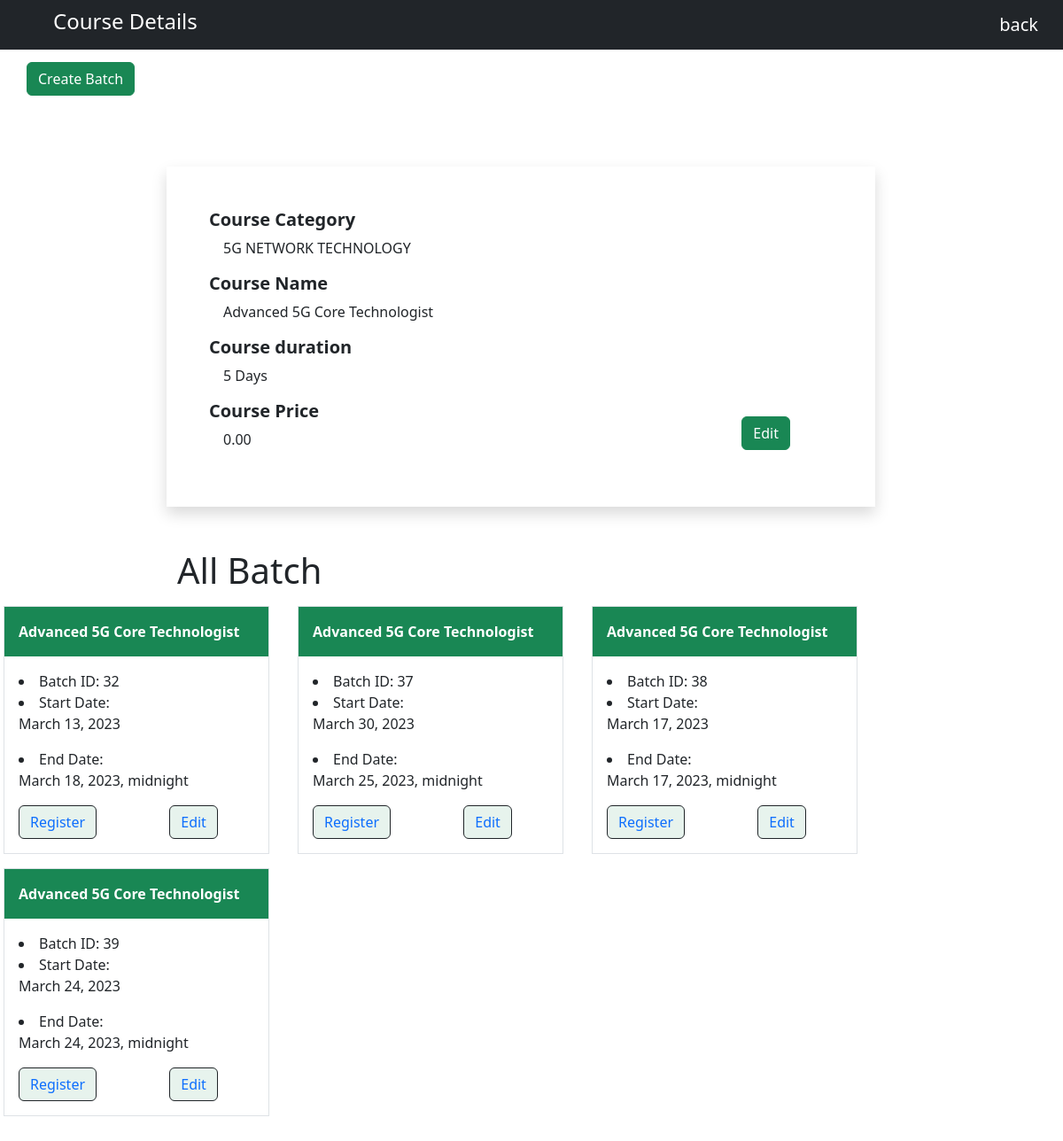
Screenshot of /um-admin/home/58 (signed in) with the database file from the repository.
### course/models.py (models this page shows)
class Course(models.Model):
    category = models.ForeignKey(Category, related_name='courses',on_delete=models.CASCADE)
    course = models.CharField(max_length=255)
    duration = models.CharField(max_length=255)
    price = models.DecimalField(max_digits=12, decimal_places=2)
    isArchived = models.BooleanField(default=False)
    def __str__(self):
        return self.course

class Category(models.Model):
    name = models.CharField(max_length=255)
    class Meta:
        ordering = ('name',)
        verbose_name_plural = 'Categories'
    def __str__(self):
        return self.name

### customadmin/models.py (models this page shows)
class TrainingBatch(models.Model):
    course = models.ForeignKey(Course,related_name='training_batch',on_delete=models.CASCADE)
    participants = models.ManyToManyField(Custom_user, blank=True, null=True)
    start_date = models.DateField(auto_now_add=False, auto_now=False, blank=True)
    end_date = models.DateField(auto_now_add=False, auto_now=False, blank=True)
    def __str__(self):
        return self.course.course

### customadmin/decorators.py (the view)
    def wrapper(request, *args, **kwargs):
        if not request.user.is_superuser:
            return redirect('admin_login')
        return view_func(request, *args, **kwargs)

### account/models.py (called while the page is built)
    def __str__(self):
        return self.email

### customadmin/templates/customadmin/detail.html (shortened to what this page needs)
{% extends 'account/base.html' %}
{% block content %}
<div class="w-100" style="height:70px;">
    <nav class="navbar navbar-expand-lg navbar-light bg-dark sticky-top">
        <div class="container-fluid d-flex justify-content-between">
            <h4 class="ps-5 text-white">Course Details</h4>
            <a class="navbar-brand text-white" href="{% url 'home'%}">back</a>
        </div>
    </nav>
</div>
<div class="w-100 row justify-content-center ">
    <div>
    <a href="{% url 'create_batch_in_course' course.id %}" class="btn btn-success" style="margin-left:30px;">Create Batch</a>
    </div>
    <div class="col-8 d-flex shadow p-5  " style="margin-top:80px; padding-bottom:20px;">
        <div class="w-50">
            <h5 class="fw-bold">Course Category</h5>
            <p class="ps-3">{{course.category}}</p>
            <h5 class="fw-bold">Course Name</h5>
            <p class="ps-3">{{course.course}}</p>
            <h5 class="fw-bold">Course duration</h5>
            <p class="ps-3">{{course.duration}}</p>
            <h5 class="fw-bold">Course Price</h5>
            <p class="ps-3">{{course.price}}</p>
        </div>
        <div class=" d-flex col-4 w-50 align-items-end justify-content-end pe-5 pb-3 ">
            <a href="{% url 'update_course' course.id %}" class="btn btn-success">Edit</a>
        </div>
    </div>
</div>
<div class=" h-100 w-100  ">
    <div class="mt-5 ">
        <h1 style="margin-left:200px;">All Batch</h1>
    </div>
    <div class=" w-100 row">
        {% for batch in sorted_batches %}
            <div class="col-3 border m-2 me-3 ms-3 p-0 justify-content-center">
                <p class="bg-success text-white fw-bold  p-3">{{batch.course}}</p>
                <div class="pe-3 ps-3">
                    <li>Batch ID: {{batch.id}}</li>
                    <li class="p-0 m-0">Start Date:</li>
                    <p >{{batch.start_date}}</p>
                    <li class="p-0 m-0">End Date:</li>
                    <p>{{batch.end_date}}</p>
                    <div class="d-flex justify-content-between">
                        <a  href="{% url 'course:detail' course.id batch.id %}" class="text-decoration-none "><button class="mb-3 btn bg-success border border-dark bg-opacity-10 text-primary">Register </button></a><br>
                        <a  href="{% url 'update_batch' course.id batch.id %}" class="text-decoration-none "><button class="mb-3 btn bg-success border border-dark bg-opacity-10 text-primary">Edit</button></a><br>
                    </div>
                </div>
    </div>
        {% endfor %}
    </div>
</div>
{% endblock %}

### rows the page displays
Course: category "5G NETWORK TECHNOLOGY", course "Advanced 5G Core Technologist", duration "5 Days", price "0.00"
TrainingBatch: course "Advanced 5G Core Technologist", id "32", start_date "March 13, 2023", end_date "March 18, 2023, midnight"
TrainingBatch: course "Advanced 5G Core Technologist", id "37", start_date "March 30, 2023", end_date "March 25, 2023, midnight"
TrainingBatch: course "Advanced 5G Core Technologist", id "38", start_date "March 17, 2023", end_date "March 17, 2023, midnight"
TrainingBatch: course "Advanced 5G Core Technologist", id "39", start_date "March 24, 2023", end_date "March 24, 2023, midnight"
